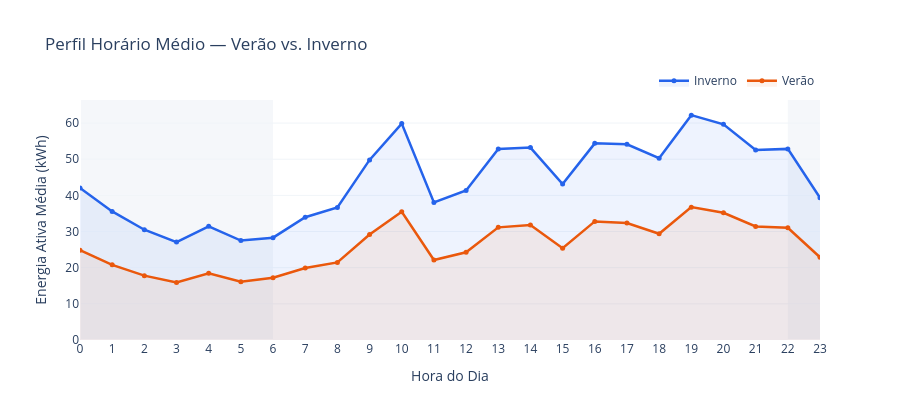
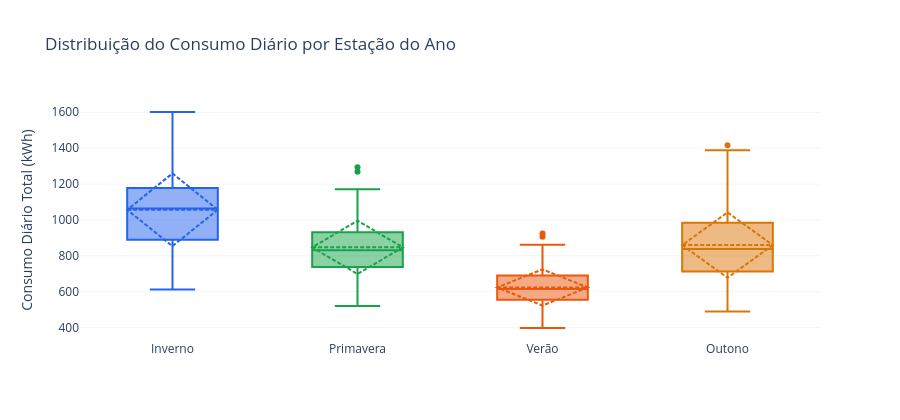

The notebook cell these images were saved under, in order:
### Markdown cell above
## 4. Comparação Verão vs. Inverno
A comparação sazonal entre Verão (Jun–Ago) e Inverno (Dez–Fev) evidencia
as diferenças de magnitude e de distribuição horária do consumo, reflexo
das diferentes necessidades de climatização e dos padrões de luminosidade.

### Code cell
df_verao   = df[df["estacao"] == "Verão"]
df_inverno = df[df["estacao"] == "Inverno"]

perfil_verao   = df_verao.groupby("hora")["energia_ativa_kwh"].mean()
perfil_inverno = df_inverno.groupby("hora")["energia_ativa_kwh"].mean()

# --- Gráfico 1: Perfil horário Verão vs. Inverno ---
fig_vi = go.Figure()

fig_vi.add_trace(go.Scatter(
    x=perfil_inverno.index, y=perfil_inverno.values,
    mode="lines+markers", name="Inverno",
    line=dict(color="#2563EB", width=2.5), marker=dict(size=5),
    fill="tozeroy", fillcolor="rgba(37,99,235,0.08)"
))
fig_vi.add_trace(go.Scatter(
    x=perfil_verao.index, y=perfil_verao.values,
    mode="lines+markers", name="Verão",
    line=dict(color="#EA580C", width=2.5), marker=dict(size=5),
    fill="tozeroy", fillcolor="rgba(234,88,12,0.08)"
))

fig_vi.add_vrect(x0=0,  x1=6,  fillcolor="#E2E8F0", opacity=0.35, layer="below", line_width=0)
fig_vi.add_vrect(x0=22, x1=23, fillcolor="#E2E8F0", opacity=0.35, layer="below", line_width=0)

fig_vi.update_layout(
    title="Perfil Horário Médio — Verão vs. Inverno",
    xaxis_title="Hora do Dia", yaxis_title="Energia Ativa Média (kWh)",
    xaxis=dict(tickmode="linear", tick0=0, dtick=1, showgrid=False),
    yaxis=dict(showgrid=True, gridcolor="#F1F5F9"),
    plot_bgcolor="white", paper_bgcolor="white",
    legend=dict(orientation="h", yanchor="bottom", y=1.02, xanchor="right", x=1),
    height=420
)
fig_vi.show()

# --- Gráfico 2: Box plot distribuição diária por estação ---
df_box = df[df["estacao"].isin(["Verão", "Inverno", "Primavera", "Outono"])].copy()
df_box_diario = df_box.groupby([df_box["data_hora"].dt.date, "estacao"])["energia_ativa_kwh"].sum().reset_index()
df_box_diario.columns = ["data", "estacao", "energia_diaria"]

ordem_estacoes = ["Inverno", "Primavera", "Verão", "Outono"]
cores_estacoes = {"Inverno": "#2563EB", "Primavera": "#16A34A", "Verão": "#EA580C", "Outono": "#D97706"}

fig_box = go.Figure()
for est in ordem_estacoes:
    dados_est = df_box_diario[df_box_diario["estacao"] == est]["energia_diaria"]
    fig_box.add_trace(go.Box(
        y=dados_est, name=est,
        marker_color=cores_estacoes[est],
        boxmean="sd"
    ))

fig_box.update_layout(
    title="Distribuição do Consumo Diário por Estação do Ano",
    yaxis_title="Consumo Diário Total (kWh)",
    plot_bgcolor="white", paper_bgcolor="white",
    yaxis=dict(showgrid=True, gridcolor="#F1F5F9"),
    height=420, showlegend=False
)
fig_box.show()

# Resumo numérico
print("Consumo médio por estação (kWh/hora):")
print(df.groupby("estacao")["energia_ativa_kwh"].mean().sort_values(ascending=False).round(2))

### Figure 1 — Plotly figure (JSON) as saved in the notebook; plotly's stock layout.template omitted (floating-point values rounded to 4 significant figures)
{"data": [{"fill": "tozeroy", "fillcolor": "rgba(37,99,235,0.08)", "line": {"color": "#2563EB", "width": 2.5}, "marker": {"size": 5}, "mode": "lines+markers", "name": "Inverno", "type": "scatter", "x": [0, 1, 2, 3, 4, 5, 6, 7, 8, 9, 10, 11, 12, 13, 14, 15, 16, 17, 18, 19, 20, 21, 22, 23], "y": [42.04, 35.57, 30.5, 27.07, 31.44, 27.5, 28.3, 33.96, 36.66, 49.82, 59.86, 38.03, 41.36, 52.83, 53.23, 43.12, 54.39, 54.11, 50.29, 62.2, 59.65, 52.54, 52.86, 39.33]}, {"fill": "tozeroy", "fillcolor": "rgba(234,88,12,0.08)", "line": {"color": "#EA580C", "width": 2.5}, "marker": {"size": 5}, "mode": "lines+markers", "name": "Verão", "type": "scatter", "x": [0, 1, 2, 3, 4, 5, 6, 7, 8, 9, 10, 11, 12, 13, 14, 15, 16, 17, 18, 19, 20, 21, 22, 23], "y": [24.85, 20.78, 17.8, 15.9, 18.46, 16.13, 17.22, 19.91, 21.46, 29.16, 35.45, 22.13, 24.25, 31.16, 31.82, 25.4, 32.8, 32.37, 29.38, 36.75, 35.2, 31.42, 31.06, 22.89]}], "layout": {"height": 420, "legend": {"orientation": "h", "x": 1, "xanchor": "right", "y": 1.02, "yanchor": "bottom"}, "paper_bgcolor": "white", "plot_bgcolor": "white", "shapes": [{"fillcolor": "#E2E8F0", "layer": "below", "line": {"width": 0}, "opacity": 0.35, "type": "rect", "x0": 0, "x1": 6, "xref": "x", "y0": 0, "y1": 1, "yref": "y domain"}, {"fillcolor": "#E2E8F0", "layer": "below", "line": {"width": 0}, "opacity": 0.35, "type": "rect", "x0": 22, "x1": 23, "xref": "x", "y0": 0, "y1": 1, "yref": "y domain"}], "title": {"text": "Perfil Horário Médio — Verão vs. Inverno"}, "xaxis": {"dtick": 1, "showgrid": false, "tick0": 0, "tickmode": "linear", "title": {"text": "Hora do Dia"}}, "yaxis": {"gridcolor": "#F1F5F9", "showgrid": true, "title": {"text": "Energia Ativa Média (kWh)"}}}}

### Figure 2 — Plotly figure (JSON) as saved in the notebook; plotly's stock layout.template omitted (floating-point values rounded to 4 significant figures; data arrays with more than 128 entries replaced by an {"elided": "..."} marker saying what was removed)
{"data": [{"boxmean": "sd", "marker": {"color": "#2563EB"}, "name": "Inverno", "type": "box", "y": {"elided": "181 float values"}}, {"boxmean": "sd", "marker": {"color": "#16A34A"}, "name": "Primavera", "type": "box", "y": {"elided": "184 float values"}}, {"boxmean": "sd", "marker": {"color": "#EA580C"}, "name": "Verão", "type": "box", "y": {"elided": "184 float values"}}, {"boxmean": "sd", "marker": {"color": "#D97706"}, "name": "Outono", "type": "box", "y": {"elided": "182 float values"}}], "layout": {"height": 420, "paper_bgcolor": "white", "plot_bgcolor": "white", "showlegend": false, "title": {"text": "Distribuição do Consumo Diário por Estação do Ano"}, "yaxis": {"gridcolor": "#F1F5F9", "showgrid": true, "title": {"text": "Consumo Diário Total (kWh)"}}}}
